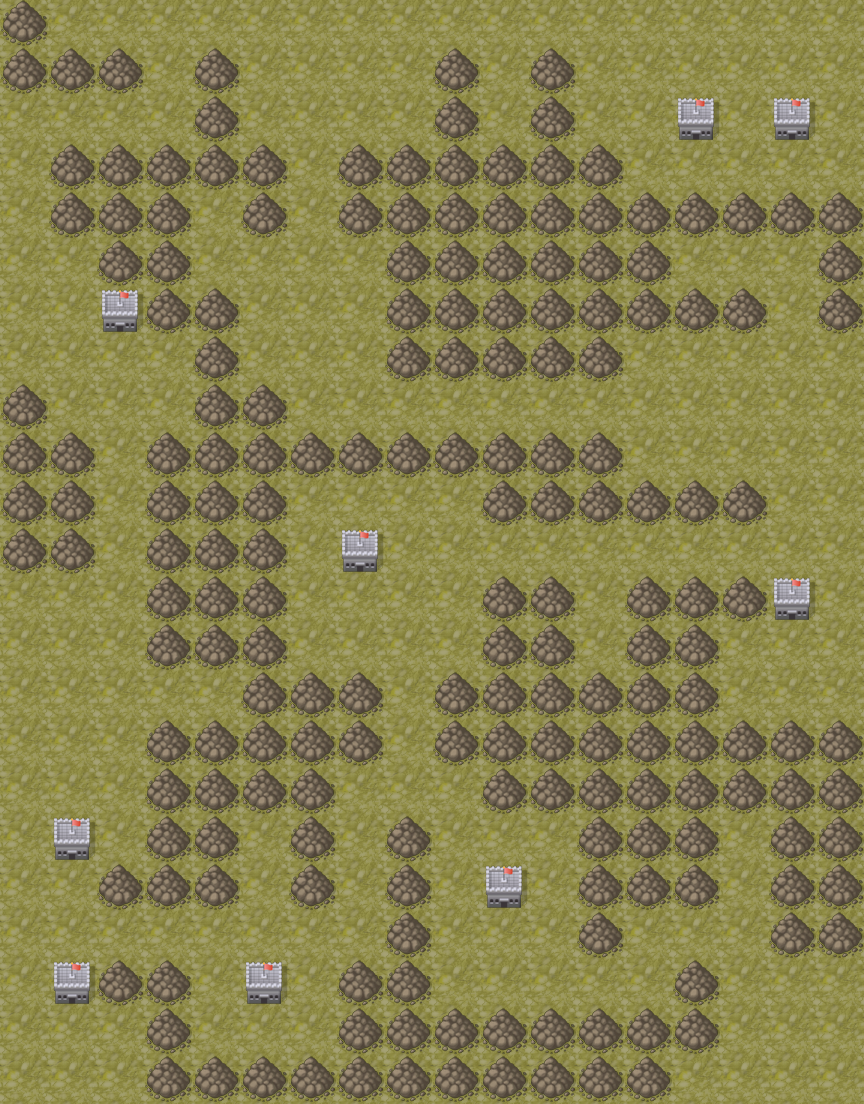

A level layout from a 2D game, rendered from its tile map. Below: a short description, then the map file with tile-grid data replaced by summaries:
An orthogonal 18x23 tile map with 48x48 px tiles, 2 tile layers (ground, background).

<map version="1.10" tiledversion="1.11.2" orientation="orthogonal" renderorder="right-down" width="18" height="23" tilewidth="48" tileheight="48" infinite="0" nextlayerid="3" nextobjectid="1">
 <tileset firstgid="1" source="tileset.tsx" />
 <layer id="1" name="ground" width="18" height="23">
  <data>[414 cells, 414 non-empty, 1 distinct tile ids]</data>
 </layer>
 <layer id="2" name="background" width="18" height="23">
  <data>[414 cells, 200 non-empty, 2 distinct tile ids]</data>
 </layer>
</map>